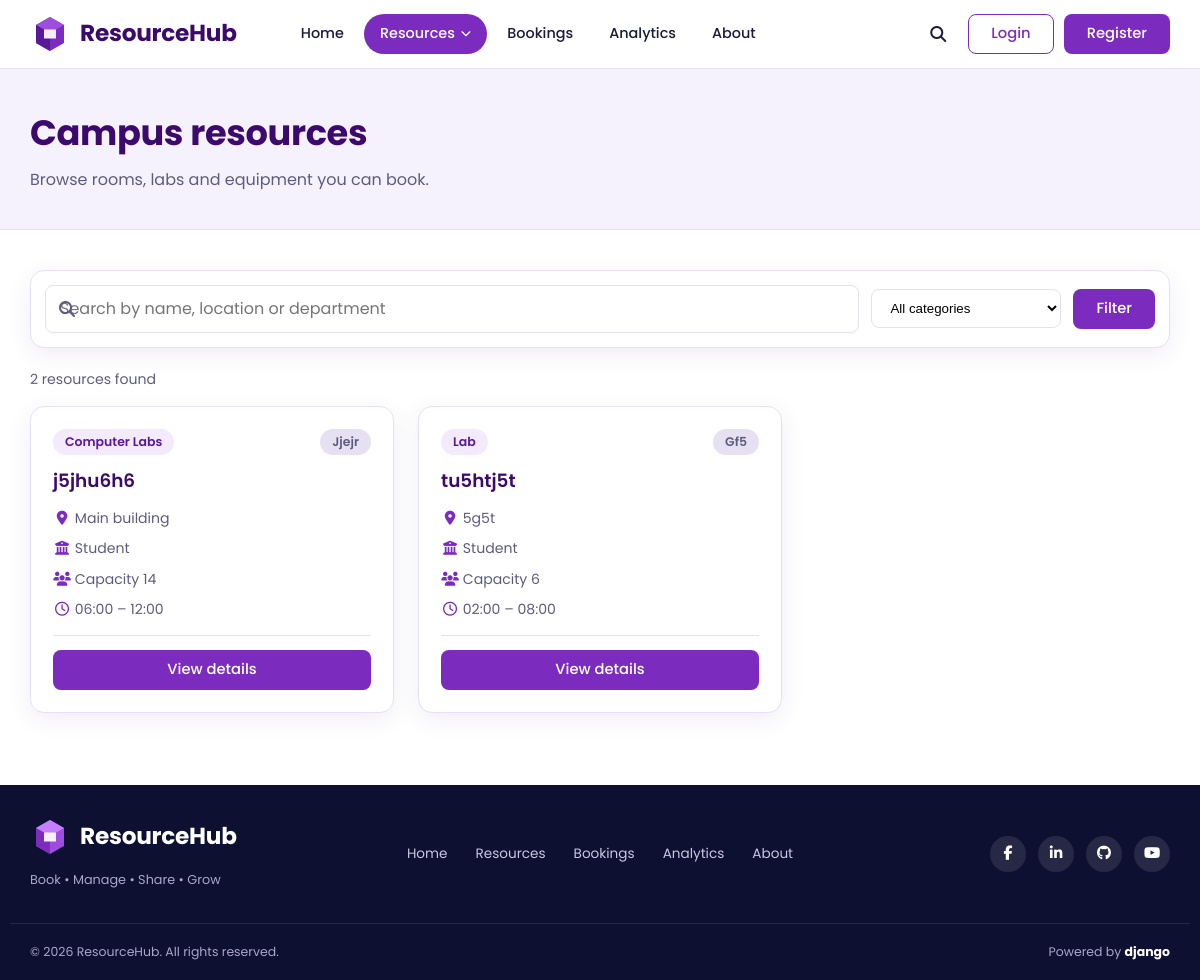
The app's page /resources/, older data.
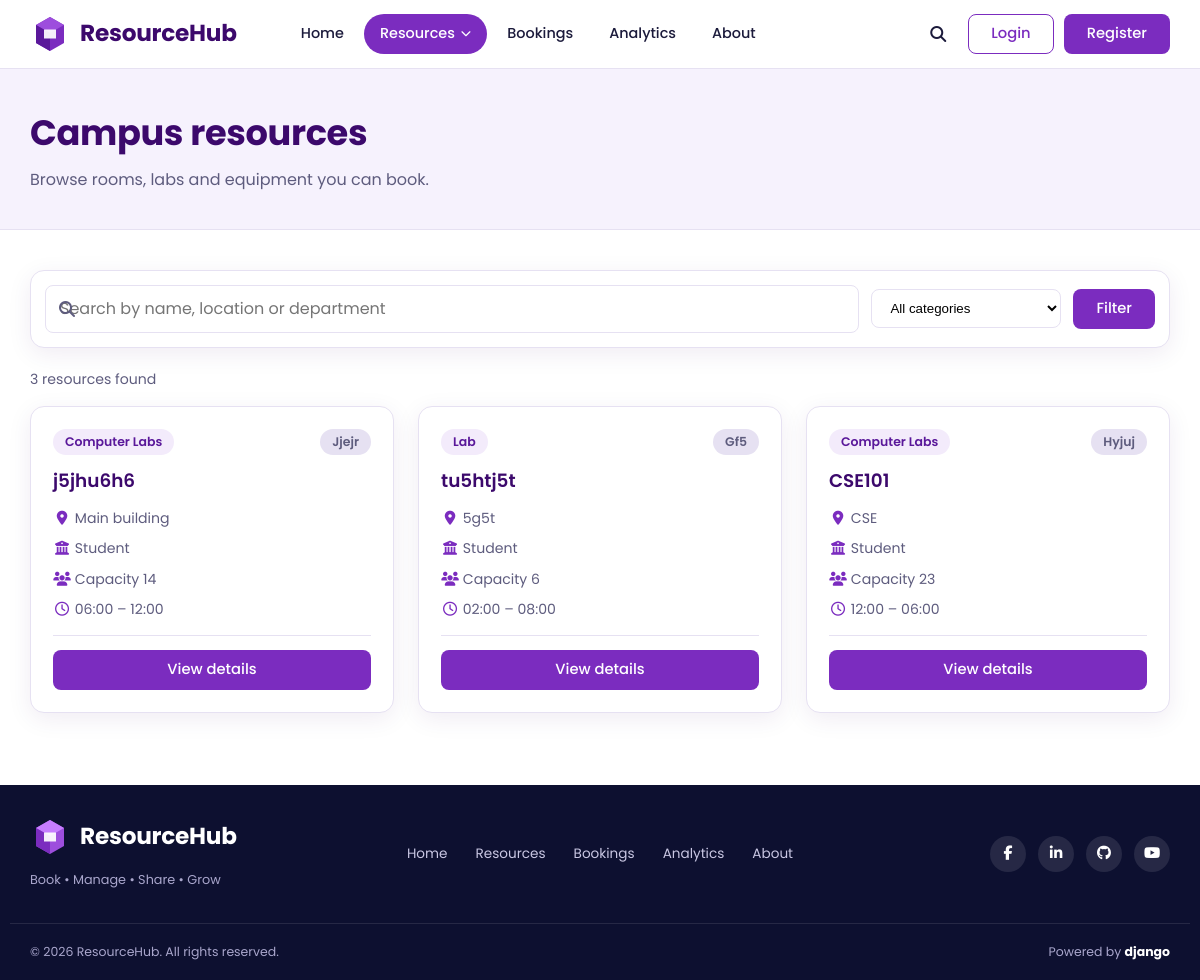
The same page, newer data.
### resources/models.py (models this page shows, shortened)
class Resource(models.Model):
    name = models.CharField(max_length=200)
    category = models.ForeignKey(ResourceCategory, on_delete=models.CASCADE)
    department = models.CharField(max_length=100)
    capacity = models.PositiveIntegerField()
    location = models.CharField(max_length=200)
    qr_code = models.CharField(
        max_length=255,
        unique=True,
        default=uuid.uuid4,
        editable=False
    )
    device_code = models.CharField(
        max_length=100,
        unique=True,
        default=generate_device_code,
        editable=False
    )
    open_time = models.TimeField()
    close_time = models.TimeField()
    status = models.CharField(max_length=50)
    description = models.TextField()

class ResourceCategory(models.Model):
    name = models.CharField(max_length=100)
    description = models.TextField()

### resources/views.py (the view)
def resource_list(request):
    resources = Resource.objects.all()
    categories = ResourceCategory.objects.all()
    search = request.GET.get("q", "")
    category = request.GET.get("category", "")
    if search:
        resources = resources.filter(
            Q(name__icontains=search) |
            Q(location__icontains=search) |
            Q(department__icontains=search)
        )
    if category:
        resources = resources.filter(category_id=category)
    return render(request, "resources/resource_list.html", {
        "resources": resources,
        "categories": categories,
    })

### templates/resources/resource_list.html (shortened to what this page needs)
{% extends 'core/base.html' %}
{% load static %}
{% block extra_css %}<link rel="stylesheet" href="{% static 'css/resources.css' %}">{% endblock %}
{% block content %}
<section class="page-head">
  <div class="container page-head-inner">
    <div>
      <h1>Campus resources</h1>
      <p>Browse rooms, labs and equipment you can book.</p>
    </div>
  </div>
</section>
<section class="section">
  <div class="container">
    <form class="filter-bar" method="get" role="search">
      <div class="filter-search">
        <i class="fa-solid fa-magnifying-glass" aria-hidden="true"></i>
        <input type="search" name="q" value="{{ request.GET.q }}" placeholder="Search by name, location or department" aria-label="Search resources">
      </div>
      <select name="category" aria-label="Filter by category">
        <option value="">All categories</option>
      </select>
      <button type="submit" class="btn btn-primary">Filter</button>
    </form>
    {% if resources %}
    <p class="result-count">{{ resources|length }} resource{{ resources|length|pluralize }} found</p>
    <div class="resource-grid">
      {% for r in resources %}
      <article class="resource-card">
        <div class="card-top">
          <span class="chip">{{ r.category.name }}</span>
          <span class="badge badge-{{ r.status|lower|slugify }}">{{ r.status }}</span>
        </div>
        <h2><a href="{% url 'resources:resource_detail' r.pk %}">{{ r.name }}</a></h2>
        <ul class="meta-list">
          <li><i class="fa-solid fa-location-dot" aria-hidden="true"></i> {{ r.location }}</li>
          <li><i class="fa-solid fa-building-columns" aria-hidden="true"></i> {{ r.department }}</li>
          <li><i class="fa-solid fa-users" aria-hidden="true"></i> Capacity {{ r.capacity }}</li>
          <li><i class="fa-regular fa-clock" aria-hidden="true"></i> {{ r.open_time|time:"H:i" }} – {{ r.close_time|time:"H:i" }}</li>
        </ul>
        <div class="card-actions">
          <a class="btn btn-primary" href="{% url 'resources:resource_detail' r.pk %}">View details</a>
        </div>
      </article>
      {% endfor %}
    </div>
    {% endif %}
  </div>
</section>
{% endblock %}

Row changes from the older to the newer data that the page shows:
added Resource: category.name "Computer Labs", status "Hyjuj", name "CSE101", location "CSE", department "Student", capacity "23", open_time "12:00", close_time "06:00"
Text that changed along with them:
{{ resources|length }}: "2" → "3"
